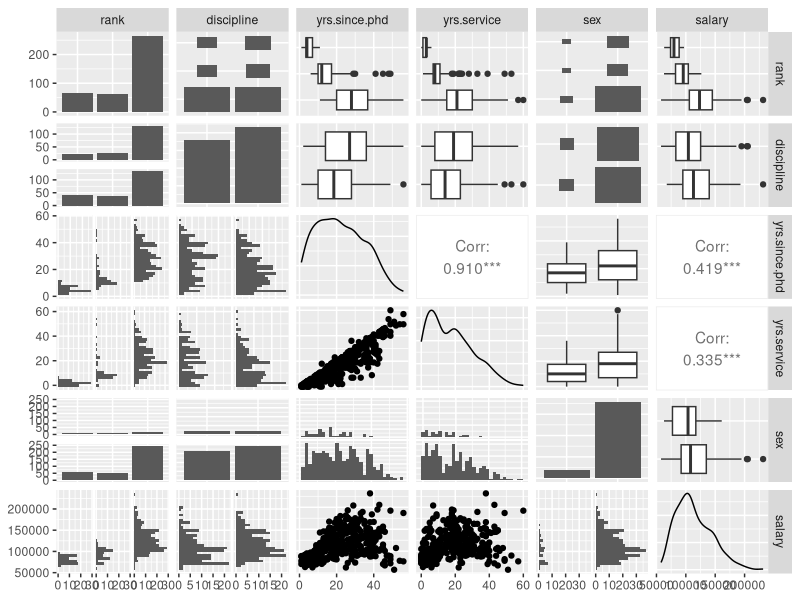

R code for this plot:
## ---- chunk 1
# If you don't have carData installed yet, uncomment and run the line below
# install.packages(carData)
library(carData)
data(Salaries)
attach(Salaries)
class(sex)
unclass(sex)
## ---- chunk 2
options("contrasts")
## ---- chunk 3
contrasts(sex)
contrasts(discipline)
contrasts(rank)
## ---- chunk 4
# If you don't have GGally installed yet, uncomment and run the line below
# install.packages(GGally)
suppressPackageStartupMessages(library(GGally))
ggpairs(Salaries)
